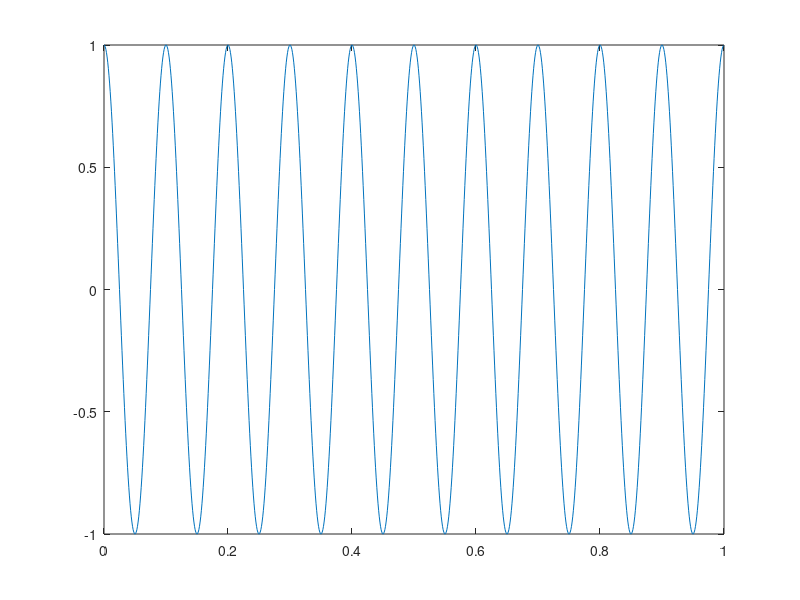

MATLAB code to generate this figure: (Note: this script raises an error after producing the figure.)
%% Everything from scratch

% Start with simulated signal (pure cosine)

fs = 1000;
t = 0:1/fs:1-1/fs;
sig = cos(2*pi*10*t);
L = length(sig);

figure(1)
clf
plot(t,sig)

% Find spectrogram
win_len = L/2;
beta = 2;
noverlap = win_len-1;
s = spectrogram(sig,kaiser(win_len,beta),noverlap,fs/2+1);
tz = linspace(0,t_samp(L_samp-win_len+1),size(s,2));
fz = linspace(0,fs/2,size(s,1));

figure(2)
clf
mesh(tz,fz,abs(s))
view(0,90)

% Find unaltered phase
phase = angle(s);

figure(3)
clf
mesh(tz,fz,phase)
view(0,90)

% Adjust phase estimates to compensate for frames
spect_adj = adj_phase2(s,tz,fz);
phase_adj = angle(spect_adj);

figure(4)
clf
mesh(tz,fz,phase_adj)
view(0,90)



function spect_adj = adj_phase2(spect,tz,fz)

dt = mean(diff(tz));
n = 0:length(tz)-1;
spect_adj = spect;

for i = 2:size(spect,1)
    phase_org = angle(spect(i,:));
    amp = abs(spect(i,:));
    nt = 1/(fz(i)*dt)+1;
    phase_shift_uw = 2*pi*n/nt;
    phase_adj = atan(tan(phase_org-phase_shift_uw));
    spect_adj(i,:) = amp.*(cos(phase_adj)+1i*sin(phase_adj));
end
end
